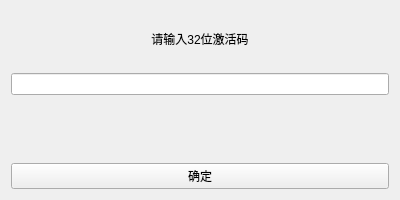
<?xml version="1.0" encoding="UTF-8"?>
<ui version="4.0">
 <class>ActVipForm</class>
 <widget class="QWidget" name="ActVipForm">
  <property name="geometry">
   <rect>
    <x>0</x>
    <y>0</y>
    <width>400</width>
    <height>200</height>
   </rect>
  </property>
  <property name="windowTitle">
   <string>激活vip</string>
  </property>
  <layout class="QGridLayout" name="gridLayout">
   <item row="3" column="0">
    <widget class="QPushButton" name="bt_act">
     <property name="text">
      <string>确定</string>
     </property>
    </widget>
   </item>
   <item row="1" column="0">
    <widget class="QLineEdit" name="le_act_code"/>
   </item>
   <item row="2" column="0">
    <widget class="QLabel" name="lb_log">
     <property name="text">
      <string/>
     </property>
     <property name="alignment">
      <set>Qt::AlignCenter</set>
     </property>
    </widget>
   </item>
   <item row="0" column="0">
    <widget class="QLabel" name="label_2">
     <property name="layoutDirection">
      <enum>Qt::LeftToRight</enum>
     </property>
     <property name="frameShape">
      <enum>QFrame::NoFrame</enum>
     </property>
     <property name="text">
      <string>请输入32位激活码</string>
     </property>
     <property name="alignment">
      <set>Qt::AlignCenter</set>
     </property>
    </widget>
   </item>
  </layout>
 </widget>
 <resources/>
 <connections/>
</ui>
